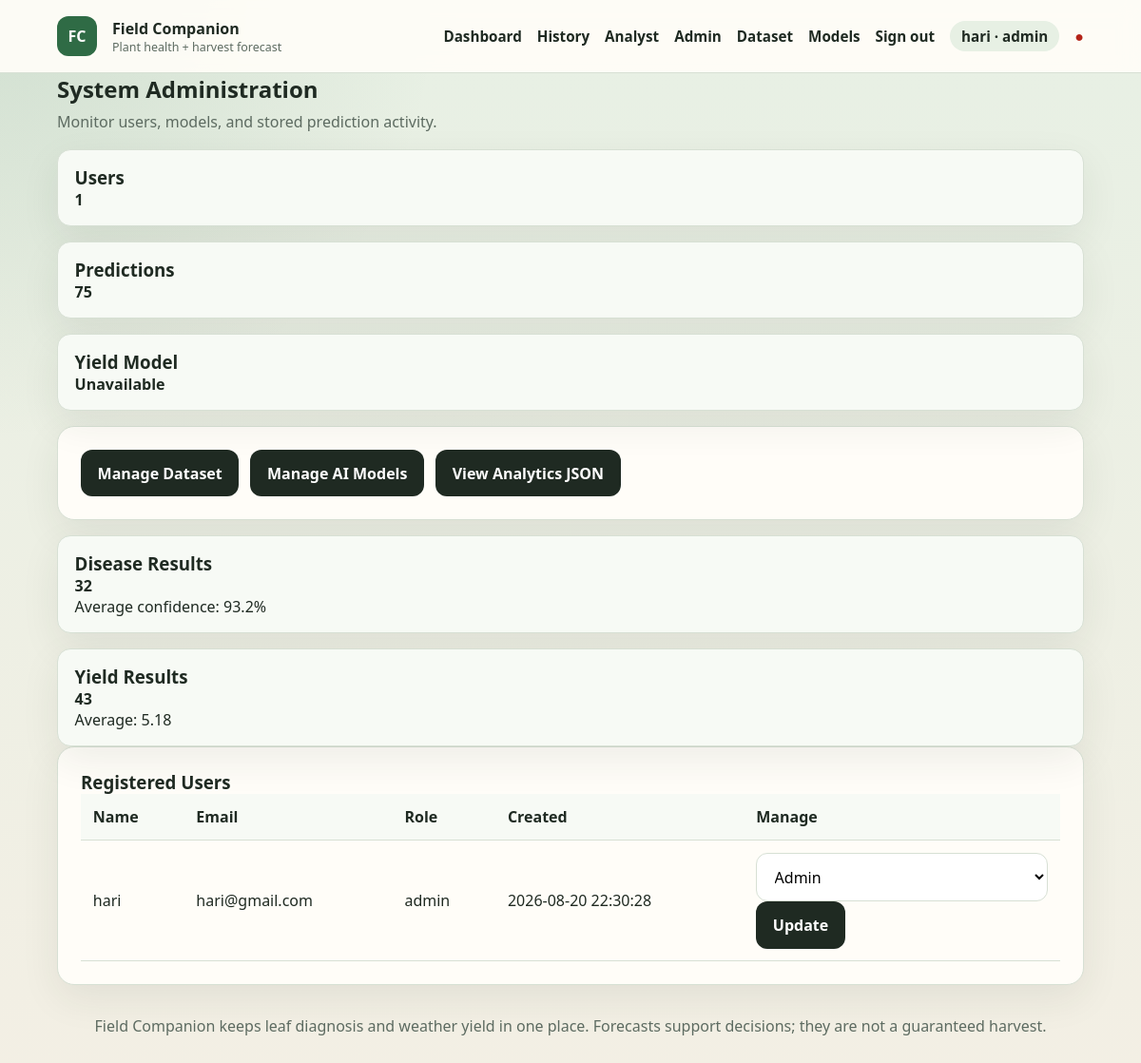
The page /admin (signed in) on the database its author committed.
### tables this page shows
CREATE TABLE users (
                id INTEGER PRIMARY KEY AUTOINCREMENT,
                name TEXT NOT NULL,
                email TEXT NOT NULL UNIQUE,
                password_hash TEXT NOT NULL,
                role TEXT NOT NULL DEFAULT 'farmer',
                created_at TEXT NOT NULL DEFAULT CURRENT_TIMESTAMP
            );

### app.py (the view)
@app.route("/admin")
@role_required("admin")
def admin_dashboard():
    return render_template(
        "admin.html",
        users=list_users(),
        users_count=count_records("users"),
        predictions_count=count_records("prediction_history"),
        summaries=prediction_summary(),
        yield_model_ready=yield_model_ready,
        buddy_ready=yield_pipeline.buddy_ready,
    )

### app.py (called while the page is built)
@app.context_processor
def inject_globals():
    return {
        "csrf_token": generate_csrf_token(),
        "user": current_user(),
    }

@app.before_request
def enforce_csrf():
    if request.endpoint in {"static"}:
        return None
    return csrf_protect(lambda: None)()

@app.after_request
def add_security_headers(response):
    response.headers.setdefault("X-Content-Type-Options", "nosniff")
    response.headers.setdefault("X-Frame-Options", "SAMEORIGIN")
    response.headers.setdefault("Referrer-Policy", "strict-origin-when-cross-origin")
    response.headers.setdefault(
        "Content-Security-Policy",
        "default-src 'self'; img-src 'self' data:; style-src 'self' 'unsafe-inline'; script-src 'self'; connect-src 'self'; base-uri 'self'; form-action 'self'",
    )
    response.headers.setdefault("Permissions-Policy", "camera=(), microphone=(), geolocation=()")
    if getattr(g, "rate_remaining", None) is not None:
        response.headers["X-RateLimit-Remaining"] = str(g.rate_remaining)
    return response

def current_user():
    user_id = session.get("user_id")
    return find_user(user_id) if user_id else None

def role_required(*roles):
    def decorator(view):
        @wraps(view)
        def wrapped(*args, **kwargs):
            user = current_user()
            if not user:
                if request.path.startswith("/api/"):
                    return jsonify({"error": "Authentication required."}), 401
                return redirect(url_for("login", next=request.path))
            if user["role"] not in roles:
                if request.path.startswith("/api/"):
                    return jsonify({"error": "You do not have permission for this resource."}), 403
                return render_template("error.html", code=403, message="You do not have permission for this page."), 403
            return view(*args, **kwargs)
        return wrapped
    return decorator

### utils/database.py (called while the page is built)
@contextmanager
def connection():
    DATABASE_PATH.parent.mkdir(parents=True, exist_ok=True)
    database = sqlite3.connect(DATABASE_PATH)
    database.row_factory = sqlite3.Row
    try:
        yield database
        database.commit()
    finally:
        database.close()

def find_user(user_id):
    with connection() as database:
        return database.execute("SELECT * FROM users WHERE id = ?", (user_id,)).fetchone()

### templates/admin.html (shortened to what this page needs)
{% extends "base.html" %}
{% block content %}
<div class="page-heading"><div><h2>System Administration</h2><p>Monitor users, models, and stored prediction activity.</p></div></div>
<div class="status-grid admin-stats"><div class="status-card"><h3>Users</h3><strong>{{ users_count }}</strong></div><div class="status-card"><h3>Predictions</h3><strong>{{ predictions_count }}</strong></div><div class="status-card"><h3>Yield Model</h3><strong>{{ 'Ready' if yield_model_ready else 'Unavailable' }}{% if buddy_ready %} · Buddy on{% endif %}</strong></div></div>
<div class="panel admin-actions"><a class="btn btn-secondary" href="{{ url_for('manage_dataset') }}">Manage Dataset</a><a class="btn btn-secondary" href="{{ url_for('manage_models') }}">Manage AI Models</a><a class="btn btn-secondary" href="{{ url_for('analytics') }}">View Analytics JSON</a></div>
<div class="status-grid admin-stats">{% for summary in summaries %}<div class="status-card"><h3>{{ summary['prediction_type']|capitalize }} Results</h3><strong>{{ summary['total'] }}</strong><p>{% if summary['prediction_type'] == 'yield' %}Average: {{ summary['average_yield']|round(2) }}{% else %}Average confidence: {{ (summary['average_confidence'] * 100)|round(1) }}%{% endif %}</p></div>{% endfor %}</div>
<div class="table-panel panel"><h3>Registered Users</h3><div class="table-scroll"><table><thead><tr><th>Name</th><th>Email</th><th>Role</th><th>Created</th><th>Manage</th></tr></thead><tbody>{% for user in users %}<tr><td>{{ user['name'] }}</td><td>{{ user['email'] }}</td><td>{{ user['role'] }}</td><td>{{ user['created_at'] }}</td><td><form method="post" action="{{ url_for('update_user_role', user_id=user['id']) }}"><input type="hidden" name="csrf_token" value="{{ csrf_token }}"><select name="role"><option value="farmer" {% if user['role'] == 'farmer' %}selected{% endif %}>Farmer</option><option value="analyst" {% if user['role'] == 'analyst' %}selected{% endif %}>Analyst</option><option value="admin" {% if user['role'] == 'admin' %}selected{% endif %}>Admin</option></select><button class="btn btn-secondary" type="submit">Update</button></form></td></tr>{% endfor %}</tbody></table></div></div>
{% endblock %}

### templates/base.html (shortened to what this page needs)
<!DOCTYPE html>
<html lang="en">
<head>
    <link rel="stylesheet" href="{{ url_for('static', filename='css/style.css') }}">
</head>
<body>
    <nav class="navbar">
        <div class="container">
            <a class="navbar-brand" href="{{ url_for('index') }}">
                <span class="brand-mark">FC</span>
                <span>
                    <strong>Field Companion</strong>
                    <small>Plant health + harvest forecast</small>
                </span>
            </a>
            <div class="navbar-menu" id="navbar-menu">
                <a href="{{ url_for('index') }}">Dashboard</a>
                {% if user %}<a href="{{ url_for('history') }}">History</a>{% endif %}
                {% if user and user['role'] in ('analyst', 'admin') %}<a href="{{ url_for('analyst_dashboard') }}">Analyst</a>{% endif %}
                {% if user and user['role'] == 'admin' %}
                    <a href="{{ url_for('admin_dashboard') }}">Admin</a>
                    <a href="{{ url_for('manage_dataset') }}">Dataset</a>
                    <a href="{{ url_for('manage_models') }}">Models</a>
                {% endif %}
                {% if user %}
                    <a href="{{ url_for('logout') }}">Sign out</a>
                    <span class="user-chip">{{ user['name'] }} · {{ user['role'] }}</span>
                {% else %}
                    <a href="{{ url_for('login') }}">Sign in</a>
                {% endif %}
                <span class="status-indicator" id="health-status" title="API status">●</span>
            </div>
        </div>
    </nav>
    <main class="container">
        {% block content %}{% endblock %}
    </main>
    <footer>
        <p>Field Companion keeps leaf diagnosis and weather yield in one place. Forecasts support decisions; they are not a guaranteed harvest.</p>
    </footer>
</body>
</html>

### static/css/style.css (style rules this page uses)
:root { --bg: #f3efe4; --bg-accent: #e7f0e4; --ink: #1f2a22; --muted: #5d6b61; --primary: #2f6b45; --primary-dark: #214d32; --secondary: #c47b2b; --card: #fffdf8; --line: #d7e0d4; --danger: #b42318; --warning: #9a6700; --radius: 18px; --shadow: 0 14px 40px rgba(33, 52, 38, 0.08); }
* { box-sizing: border-box; margin: 0; padding: 0; }
body { font-family: "Source Sans 3", "Segoe UI", sans-serif; background: radial-gradient(circle at top left, rgba(47, 107, 69, 0.12), transparent 28%), linear-gradient(180deg, var(--bg-accent), var(--bg)); color: var(--ink); min-height: 100vh; }
.container { max-width: 1120px; margin: 0 auto; padding: 0 20px; }
.navbar { position: sticky; top: 0; z-index: 20; background: rgba(255, 253, 248, 0.92); backdrop-filter: blur(10px); border-bottom: 1px solid var(--line); }
.navbar .container, .navbar-menu, .navbar-brand { display: flex; align-items: center; gap: 1rem; }
.navbar .container { justify-content: space-between; min-height: 76px; }
.navbar-brand { text-decoration: none; color: var(--ink); }
.navbar-brand small { display: block; color: var(--muted); font-size: 0.78rem; }
.brand-mark { width: 42px; height: 42px; border-radius: 12px; display: grid; place-items: center; background: var(--primary); color: white; font-weight: 800; }
.navbar-menu a, .navbar-menu .user-chip { color: var(--ink); text-decoration: none; font-weight: 600; font-size: 0.95rem; }
.user-chip { background: var(--bg-accent); border-radius: 999px; padding: 0.35rem 0.75rem; color: var(--muted); }
.status-indicator { color: var(--primary); }
main { padding: 2rem 0 3rem; }
.hero, .panel, .status-card, .info-panel, .table-panel, .auth-panel { background: var(--card); border: 1px solid var(--line); border-radius: var(--radius); box-shadow: var(--shadow); }
.hero p, .panel-description, .hint, .weather-source, .empty-state, .page-heading p { color: var(--muted); line-height: 1.55; }
.hero-status, .status-grid, .workflow, .panels-grid, .info-grid, .weather-grid, .yield-summary-grid { display: grid; gap: 1rem; }
.status-card, .workflow article, .info-card { padding: 1rem 1.1rem; border-radius: 14px; background: #f7faf5; border: 1px solid var(--line); }
.panel, .info-panel, .table-panel, .auth-panel { padding: 1.5rem; }
.panel h2, .info-panel h2, .page-heading h2 { margin-bottom: 0.4rem; }
select, input[type="text"], input[type="email"], input[type="password"], input[type="number"], input[type="file"] { width: 100%; padding: 0.8rem 0.9rem; border: 1px solid var(--line); border-radius: 12px; background: white; font: inherit; }
.btn { border: 0; border-radius: 12px; padding: 0.85rem 1.1rem; font: inherit; font-weight: 700; cursor: pointer; text-decoration: none; display: inline-flex; justify-content: center; }
.btn-secondary { background: var(--ink); color: white; }
.page-heading { display: flex; justify-content: space-between; margin-bottom: 1rem; }
.table-scroll { overflow-x: auto; }
table { width: 100%; border-collapse: collapse; }
th, td { text-align: left; padding: 0.8rem; border-bottom: 1px solid var(--line); }
th { background: #f7faf5; }
.admin-actions { display: flex; gap: 0.75rem; flex-wrap: wrap; margin: 1rem 0; }
footer { color: var(--muted); text-align: center; padding: 2rem 1rem 3rem; }

### rows shown on the page
users: name "hari", role "admin", email "hari@gmail.com", created_at "2026-08-20 22:30:28", role "Admin"

### other values the page prints
{{ users_count }} "1"
{{ predictions_count }} "75"
{{ 'Ready' if yield_model_ready else 'Unavailable' }} "Unavailable"
{{ summary['prediction_type']|capitalize }} "Disease" "Yield"
{{ summary['total'] }} "32" "43"
{{ (summary['average_confidence'] * 100)|round(1) }} "93.2"
{{ summary['average_yield']|round(2) }} "5.18"
